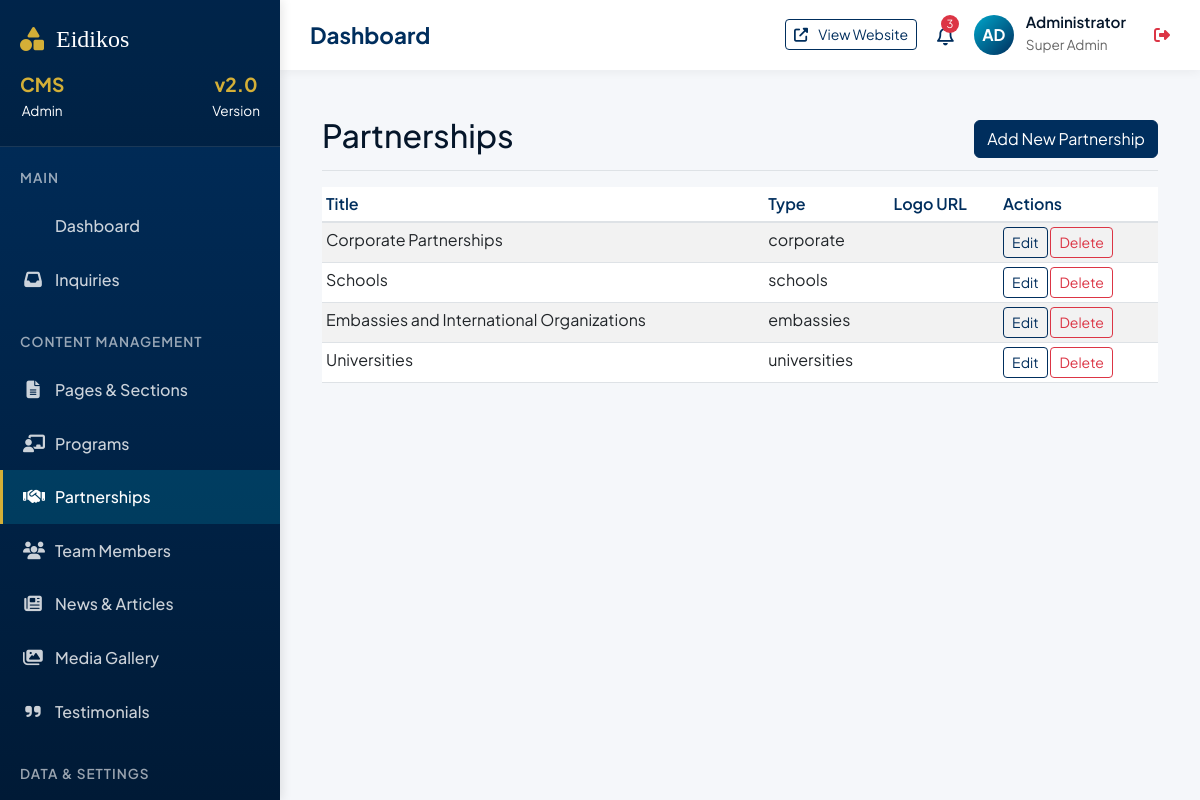
/admin/partnerships (signed in), run on the app's committed database.
### app/models.py (models this page shows, shortened)
class Partnership(db.Model):
    id = db.Column(db.Integer, primary_key=True)
    type = db.Column(db.String(64)) # schools, corporate, etc.
    title = db.Column(db.String(255))
    description = db.Column(db.Text)
    benefits = db.Column(db.Text) # JSON or list
    logo_url = db.Column(db.String(255))
    image_filename = db.Column(db.String(255)) # Looking for this first
    order = db.Column(db.Integer, default=0)
    tiers = db.relationship('SponsorshipTier', backref='partnership', lazy='dynamic')

### app/admin_routes.py (the view)
@admin_bp.route('/partnerships')
@login_required
def list_partnerships():
    partnerships = Partnership.query.all()
    return render_template('admin/partnerships_list.html', partnerships=partnerships)

### app/admin_routes.py (called while the page is built)
def login_required(f):
    @wraps(f)
    def decorated_function(*args, **kwargs):
        if not session.get('logged_in'):
            return redirect(url_for('admin.login', next=request.url))
        return f(*args, **kwargs)
    return decorated_function

### app/templates/admin/partnerships_list.html
{% extends "admin/base.html" %}
{% block content %}
<div class="d-flex justify-content-between flex-wrap flex-md-nowrap align-items-center pt-3 pb-2 mb-3 border-bottom">
    <h1 class="h2">Partnerships</h1>
    <a href="{{ url_for('admin.create_partnership') }}" class="btn btn-primary">Add New Partnership</a>
</div>
<div class="table-responsive">
    <table class="table table-striped table-sm">
        <thead>
            <tr>
                <th>Title</th>
                <th>Type</th>
                <th>Logo URL</th>
                <th>Actions</th>
            </tr>
        </thead>
        <tbody>
            {% for partner in partnerships %}
            <tr>
                <td>{{ partner.title }}</td>
                <td>{{ partner.type }}</td>
                <td>{{ partner.logo_url }}</td>
                <td>
                    <a href="{{ url_for('admin.edit_partnership', id=partner.id) }}"
                        class="btn btn-sm btn-outline-primary">Edit</a>
                    <form action="{{ url_for('admin.delete_partnership', id=partner.id) }}" method="POST"
                        class="d-inline" onsubmit="return confirm('Are you sure?');">
                        <button type="submit" class="btn btn-sm btn-outline-danger">Delete</button>
                    </form>
                </td>
            </tr>
            {% endfor %}
        </tbody>
    </table>
</div>
{% endblock %}

### app/static/css/admin_custom.css (style rules this page uses)
:root { --primary: #002e5d; --secondary: #00a8cc; --accent: #d4af37; --dark: #05162a; --light-bg: #f8f9fa; --success: #28a745; --warning: #ffc107; --danger: #dc3545; --info: #17a2b8; --border-radius: 8px; --shadow: 0 4px 12px rgba(0,0,0,0.1); --transition: all 0.3s ease; }
* { margin: 0; padding: 0; box-sizing: border-box; }
body { font-family: 'Plus Jakarta Sans', sans-serif; background: #f5f7fa; color: var(--dark); line-height: 1.6; overflow-x: hidden; }
.table th { font-weight: 600; color: var(--primary); border-bottom-width: 2px; }
.btn-primary { background-color: var(--primary); border-color: var(--primary); }
.btn-outline-primary { color: var(--primary); border-color: var(--primary); }

### data on the page
Partnership: title "Corporate Partnerships", type "corporate"
Partnership: title "Schools", type "schools"
Partnership: title "Embassies and International Organizations", type "embassies"
Partnership: title "Universities", type "universities"
